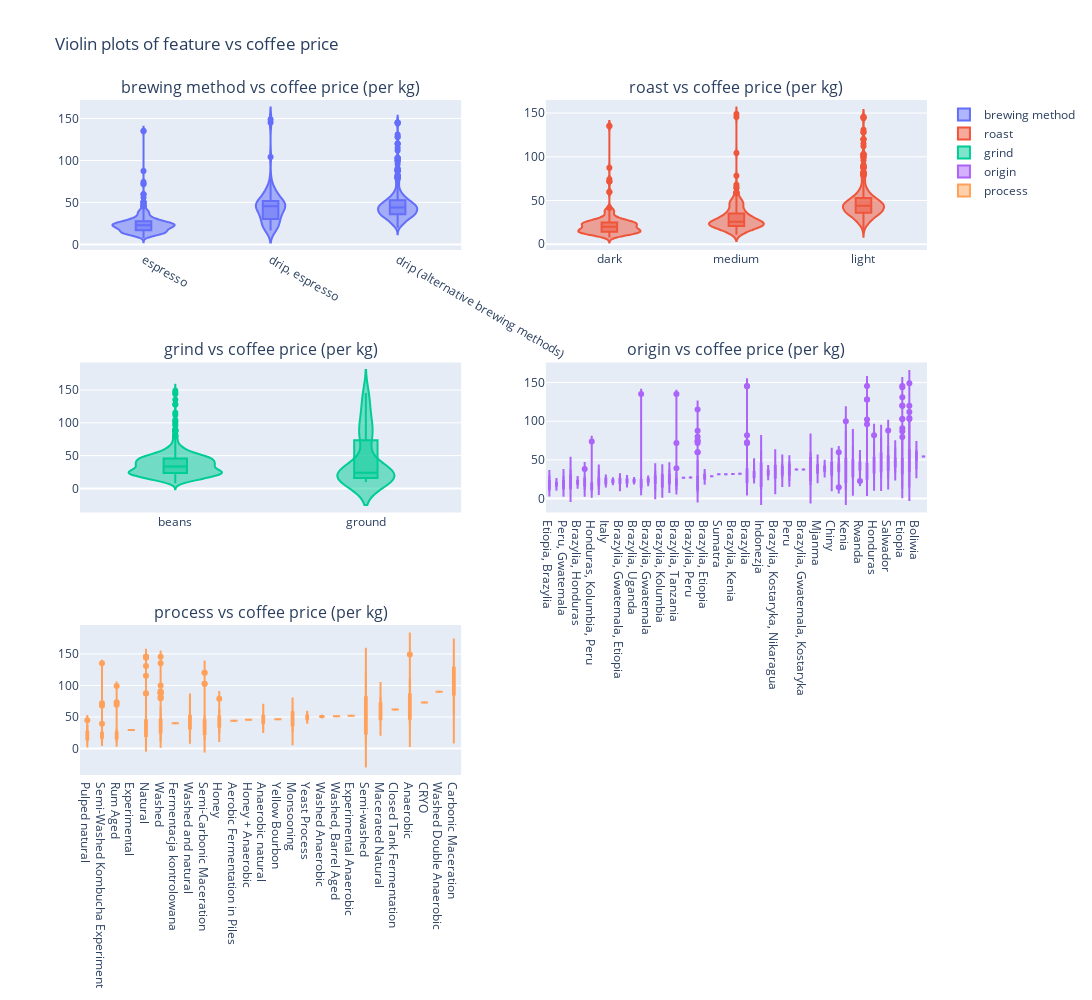

The notebook cell saved with this chart:
### Code cell
categorical_data = ['brewing method', 'roast', 'grind', 'origin', 'process']
rows = 3
cols = 2
subplot_titles = tuple(cat + " vs coffee price (per kg)" for cat in categorical_data)
fig = make_subplots(rows=rows, cols=cols, subplot_titles=subplot_titles)

for i, cat in enumerate(categorical_data):
    row = (i // cols) + 1
    col = (i % cols) + 1
    
    fig.add_trace(go.Violin(
        x=coffee_df[cat], y=coffee_df['price_per_kg'], name=cat, box_visible=True
    ), row=row, col=col)
    
    fig.update_xaxes(patch=dict(type='category', categoryorder='mean ascending'), row=row, col=col)
    
    
fig.update_layout(height=1000, width=1300, title='Violin plots of feature vs coffee price', showlegend=True)
fig.show()

### Figure 1 — Plotly figure (JSON) as saved in the notebook; plotly's stock layout.template omitted (floating-point values rounded to 4 significant figures; data arrays with more than 128 entries replaced by an {"elided": "..."} marker saying what was removed)
{"data": [{"box": {"visible": true}, "name": "brewing method", "type": "violin", "x": {"elided": "862 str values"}, "xaxis": "x", "y": {"elided": "862 float values"}, "yaxis": "y"}, {"box": {"visible": true}, "name": "roast", "type": "violin", "x": {"elided": "862 str values"}, "xaxis": "x2", "y": {"elided": "862 float values"}, "yaxis": "y2"}, {"box": {"visible": true}, "name": "grind", "type": "violin", "x": {"elided": "862 str values"}, "xaxis": "x3", "y": {"elided": "862 float values"}, "yaxis": "y3"}, {"box": {"visible": true}, "name": "origin", "type": "violin", "x": {"elided": "862 str values"}, "xaxis": "x4", "y": {"elided": "862 float values"}, "yaxis": "y4"}, {"box": {"visible": true}, "name": "process", "type": "violin", "x": {"elided": "862 str values"}, "xaxis": "x5", "y": {"elided": "862 float values"}, "yaxis": "y5"}], "layout": {"annotations": [{"font": {"size": 16}, "showarrow": false, "text": "brewing method vs coffee price (per kg)", "x": 0.225, "xanchor": "center", "xref": "paper", "y": 1, "yanchor": "bottom", "yref": "paper"}, {"font": {"size": 16}, "showarrow": false, "text": "roast vs coffee price (per kg)", "x": 0.775, "xanchor": "center", "xref": "paper", "y": 1, "yanchor": "bottom", "yref": "paper"}, {"font": {"size": 16}, "showarrow": false, "text": "grind vs coffee price (per kg)", "x": 0.225, "xanchor": "center", "xref": "paper", "y": 0.6111, "yanchor": "bottom", "yref": "paper"}, {"font": {"size": 16}, "showarrow": false, "text": "origin vs coffee price (per kg)", "x": 0.775, "xanchor": "center", "xref": "paper", "y": 0.6111, "yanchor": "bottom", "yref": "paper"}, {"font": {"size": 16}, "showarrow": false, "text": "process vs coffee price (per kg)", "x": 0.225, "xanchor": "center", "xref": "paper", "y": 0.2222, "yanchor": "bottom", "yref": "paper"}], "height": 1000, "showlegend": true, "title": {"text": "Violin plots of feature vs coffee price"}, "width": 1300, "xaxis": {"anchor": "y", "categoryorder": "mean ascending", "domain": [0, 0.45], "type": "category"}, "xaxis2": {"anchor": "y2", "categoryorder": "mean ascending", "domain": [0.55, 1], "type": "category"}, "xaxis3": {"anchor": "y3", "categoryorder": "mean ascending", "domain": [0, 0.45], "type": "category"}, "xaxis4": {"anchor": "y4", "categoryorder": "mean ascending", "domain": [0.55, 1], "type": "category"}, "xaxis5": {"anchor": "y5", "categoryorder": "mean ascending", "domain": [0, 0.45], "type": "category"}, "xaxis6": {"anchor": "y6", "domain": [0.55, 1]}, "yaxis": {"anchor": "x", "domain": [0.7778, 1]}, "yaxis2": {"anchor": "x2", "domain": [0.7778, 1]}, "yaxis3": {"anchor": "x3", "domain": [0.3889, 0.6111]}, "yaxis4": {"anchor": "x4", "domain": [0.3889, 0.6111]}, "yaxis5": {"anchor": "x5", "domain": [0, 0.2222]}, "yaxis6": {"anchor": "x6", "domain": [0, 0.2222]}}}
